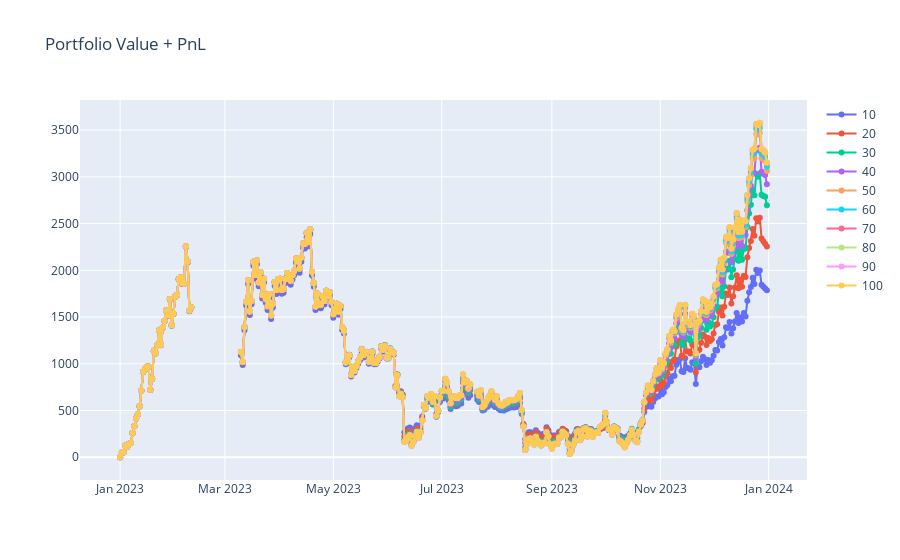

Notebook source saved alongside this figure:
### Code cell
# best stop loss
fig = go.Figure()
for sl in [10, 20, 30, 40, 50, 60, 70, 80, 90, 100]:
    strategy = get_strategy_1(start_date, amount, prices, symbols, stop_loss=sl)
    fig.add_trace(go.Scatter(x=strategy.index, y=strategy['total'], mode='lines+markers', name=f'{sl}'))
fig.update_layout(showlegend=True, title='Portfolio Value + PnL')
fig.show()

### Figure 1 — Plotly figure (JSON) as saved in the notebook; plotly's stock layout.template omitted (floating-point values rounded to 4 significant figures; data arrays with more than 128 entries replaced by an {"elided": "..."} marker saying what was removed)
{"data": [{"mode": "lines+markers", "name": "10", "type": "scatter", "x": {"elided": "365 str values"}, "y": {"elided": "365 float values"}}, {"mode": "lines+markers", "name": "20", "type": "scatter", "x": {"elided": "365 str values"}, "y": {"elided": "365 float values"}}, {"mode": "lines+markers", "name": "30", "type": "scatter", "x": {"elided": "365 str values"}, "y": {"elided": "365 float values"}}, {"mode": "lines+markers", "name": "40", "type": "scatter", "x": {"elided": "365 str values"}, "y": {"elided": "365 float values"}}, {"mode": "lines+markers", "name": "50", "type": "scatter", "x": {"elided": "365 str values"}, "y": {"elided": "365 float values"}}, {"mode": "lines+markers", "name": "60", "type": "scatter", "x": {"elided": "365 str values"}, "y": {"elided": "365 float values"}}, {"mode": "lines+markers", "name": "70", "type": "scatter", "x": {"elided": "365 str values"}, "y": {"elided": "365 float values"}}, {"mode": "lines+markers", "name": "80", "type": "scatter", "x": {"elided": "365 str values"}, "y": {"elided": "365 float values"}}, {"mode": "lines+markers", "name": "90", "type": "scatter", "x": {"elided": "365 str values"}, "y": {"elided": "365 float values"}}, {"mode": "lines+markers", "name": "100", "type": "scatter", "x": {"elided": "365 str values"}, "y": {"elided": "365 float values"}}], "layout": {"showlegend": true, "title": {"text": "Portfolio Value + PnL"}}}
